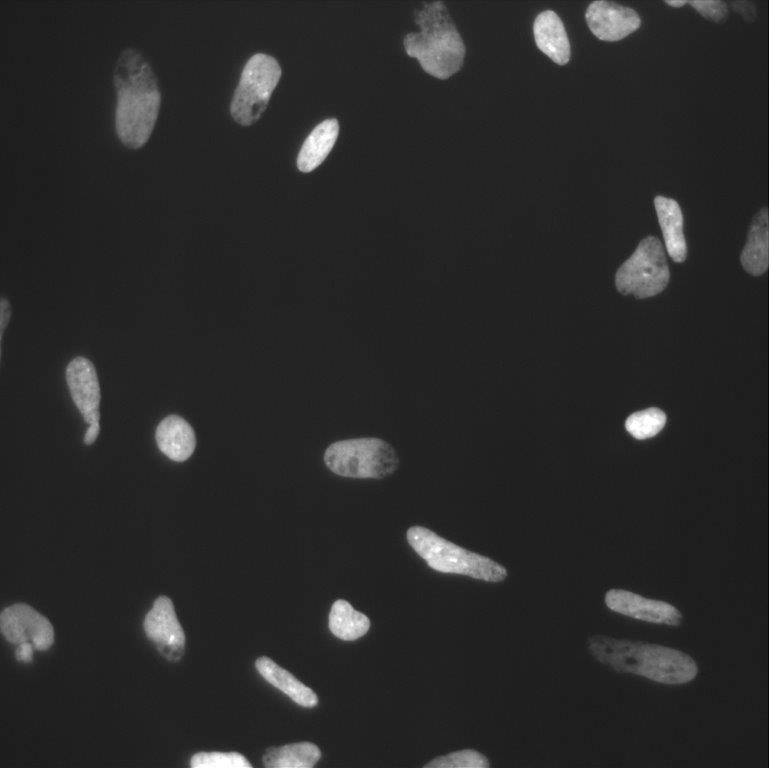
%> input picture projects/UTC/intensity_based/lako-test(2).jpg, 769 x 768 px
$ octave --eval "result = CoMatrix(imread('../intensity_based/lako-test(2).jpg'));"   (GNU Octave 9; MATLAB toolbox functions it lacks are replaced by stand-ins)
%> lines starting %> are read from the running program, lines starting %| are printed output that depends on the picture
% /***********************************************************************
%  * AUTHOR: Benhur Ortiz Jaramillo
%  * DATE:  08/04/2011
%  * NAME: CoMatrix
%  * X. INPUT: Gray Scale Image of size WxH
%  * c. OUPUT: Features from the Coocurrence matrix c = [s.Energy,
%      s.Contrast, s.Correlation, variance, s.Homogeneity, Entropy,
%      info1, info2];
%  * DESCRIPTION: Computes the most used features from Coocurrence matrix
%    Proposed by RHaralick79 in Statistical and Structural Approaches to
%    Texture
%  ***********************************************************************

function c = CoMatrix(X,varargin)

if size(X,3) > 1
    X = rgb2gray(X);
end
X = mat2gray(X,[0,255]);
%> X: size 768x769 double
D = [0 1; -1 1; -1 0; -1 -1];
GLCM = zeros(64,64);
for i=1:4
    GLCM = GLCM + graycomatrix(X,'Offset',D(i,:),'NumLevels',64);
end
%> this loop made 4 passes
%> pass 1, in CoMatrix, `GLCM = GLCM + graycomatrix(X,'Offset',D(i,:),'NumLevels',64);`:
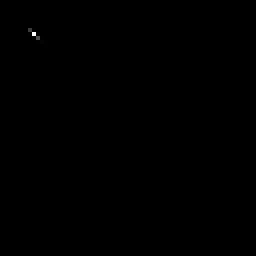
%> GLCM: size 64x64 double (shown 4 times larger); min 0, max 323603, mean 144; drawn with min black and max white
GLCM = round(GLCM/4);
s = graycoprops(GLCM);
%> s = {Contrast 0.875, Correlation 0.992, Energy 0.342, Homogeneity 0.923}
GLCM = GLCM/sum(sum(GLCM));
GLCM(GLCM==0) = eps;
[igrid, ~] = meshgrid(1:64,1:64);
variance = sum(sum(((igrid-mean2(GLCM)).^2).*GLCM));
%> variance = 176
Entropy = -sum(sum(GLCM.*log2(GLCM)));
%> Entropy = 2.93
GLCMx = sum(GLCM,1); GLCMy = sum(GLCM,2);
%> after `GLCMx = sum(GLCM,1)`: GLCMx = 64 values, max 0.567 at index 9, min 1.42e-14 at index 1, mean 0.0156
%> after `GLCMy = sum(GLCM,2)`: GLCMy has the same summary as GLCMx
Ex = -sum(sum(GLCMx.*log2(GLCMx)));
%> Ex = 2.28
Ey = -sum(sum(GLCMy.*log2(GLCMy)));
%> Ey = 2.28
GLCMx = repmat(GLCMx,64,1);
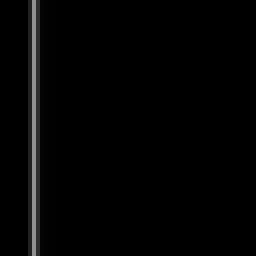
%> GLCMx: size 64x64 double (shown 4 times larger); min 1.42e-14, max 0.567, mean 0.0156
GLCMy = repmat(GLCMy,1,64);
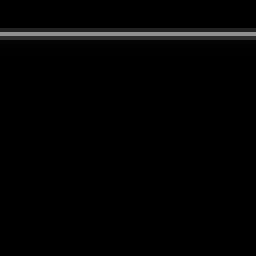
%> GLCMy: size 64x64 double (shown 4 times larger); min 1.42e-14, max 0.567, mean 0.0156; mean of the top-left, top-right, bottom-left and bottom-right quarters 0.0301, 0.0301, 0.00117, 0.00117
Hxy1 = -sum(sum(GLCM.*log2(GLCMx.*GLCMy)));
%> Hxy1 = 4.55
info1 = (Entropy-Hxy1)/max(Ex,Ey);
%> info1 = -0.714
Hxy2 = -sum(sum((GLCMx.*GLCMy).*log2(GLCMx.*GLCMy)));
%> Hxy2 = 4.55
info2 = sqrt(1-exp(-2*(Hxy2-Entropy)));
%> info2 = 0.98
cm = [s.Energy, s.Contrast, s.Correlation, variance, s.Homogeneity,...
     Entropy, info1, info2];
%> cm = [0.342 0.875 0.992 176 0.923 2.93 -0.714 0.98]
if isempty(varargin)
	c = cm;
%> c = [0.342 0.875 0.992 176 0.923 2.93 -0.714 0.98]
else
    c = cm(varargin{1});
end

end
